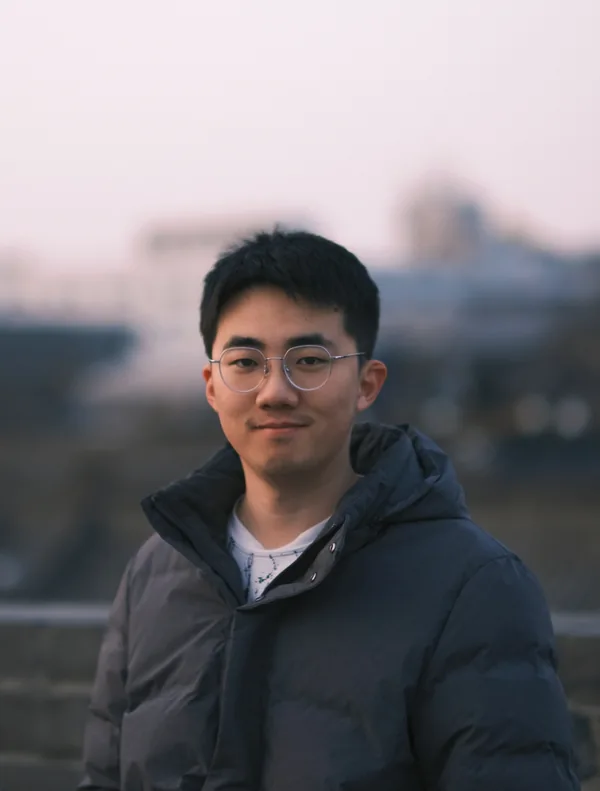
#> input picture assets/img/profile.webp, 600 x 791 px, found by its file name
$ python gen_artwork.py
#> lines starting #> are read from the running program, lines starting #| are printed output that depends on the picture
"""Generate zine-poster style artwork for the homepage.

Style rules (from gc-minimal-zine-poster):
aged paper · 70-90% negative space · one small cobalt anchor ·
serif/typewriter microtext · xerox/riso/halftone print defects ·
quiet editorial mood.

Outputs (into assets/img/):
  plate-sun.webp          3:5 paper plate, cobalt disc + orbit dots
  plate-drift.webp        3:5 paper plate, drifting words + small disc
  portrait-halftone.webp  profile photo rendered as a real halftone specimen
"""
import math
import random

import numpy as np
from PIL import Image, ImageDraw, ImageFilter, ImageFont, ImageOps

PAPER = (243, 238, 227)
INK = (38, 35, 25)
COBALT = (37, 65, 224)
MONO = "tools/fonts/IBMPlexMono-Regular.ttf"


def paper(w, h, seed):
#> called with w = 900, h = 1500, seed = 3
    rng = np.random.default_rng(seed)
    base = np.full((h, w, 3), PAPER, dtype=np.float32)
    low = rng.random((h // 24 + 2, w // 24 + 2)).astype(np.float32)
    low = np.asarray(
        Image.fromarray((low * 255).astype(np.uint8)).resize((w, h), Image.BICUBIC),
        dtype=np.float32,
    ) / 255.0
    mottle = (low - 0.5) * 13.0
    grain = rng.normal(0, 3.0, (h, w)).astype(np.float32)
    for c in range(3):
        base[..., c] += mottle + grain
    return Image.fromarray(np.clip(base, 0, 255).astype(np.uint8), "RGB")


def add_grain(img, sigma=2.4, seed=1):
    rng = np.random.default_rng(seed)
    a = np.asarray(img).astype(np.float32)
    noise = rng.normal(0, sigma, a.shape[:2])[..., None]
    return Image.fromarray(np.clip(a + noise, 0, 255).astype(np.uint8), img.mode)


def tracked(draw, pos, text, font, fill, tracking=4):
    x, y = pos
    for ch in text:
        draw.text((x, y), ch, font=font, fill=fill)
        x += font.getlength(ch) + tracking
    return x


def cobalt_disc(size, r, seed):
    """Cobalt disc with riso speckle and a halftone fade toward the bottom."""
#> called with size = 900, r = 195, seed = 5
    rng = np.random.default_rng(seed)
    disc = Image.new("RGBA", (size, size), (0, 0, 0, 0))
#> disc: PIL image 900x900 RGBA; every value is 0
    dd = ImageDraw.Draw(disc)
    dd.ellipse([size / 2 - r, size / 2 - r, size / 2 + r, size / 2 + r], fill=COBALT + (255,))
    a = np.asarray(disc).astype(np.float32)
    speckle = rng.normal(0, 9.0, (size, size))[..., None]
    a[..., :3] = np.clip(a[..., :3] + speckle, 0, 255)
    # halftone fade: punch paper holes that grow toward the bottom
    yy, xx = np.mgrid[0:size, 0:size]
    inside = (xx - size / 2) ** 2 + (yy - size / 2) ** 2 <= r**2
    t = np.clip((yy - (size / 2 - r * 0.1)) / (r * 1.1), 0, 1)
    cell = 11
    phase = ((xx % cell) - cell / 2) ** 2 + ((yy % cell) - cell / 2) ** 2
    hole = phase <= (cell * 0.52 * t) ** 2
    a[..., 3] = np.where(inside & hole & (t > 0.25), 0, a[..., 3])
    return Image.fromarray(a.astype(np.uint8), "RGBA")


def plate_sun():
    random.seed(11)
    W, H = 900, 1500
    im = paper(W, H, seed=3).convert("RGBA")
    cx, cy, r = 452, 585, 195

    d = ImageDraw.Draw(im, "RGBA")
    # misregistered ink ring (the plate shifted on the press)
    d.ellipse([cx - r + 8, cy - r + 6, cx + r + 8, cy + r + 6], outline=INK + (105,), width=3)

    disc = cobalt_disc(W, r, seed=5)
    im.alpha_composite(disc, (0, cy - W // 2))

    d = ImageDraw.Draw(im, "RGBA")
    # sparse orbit of dots
    for _ in range(34):
        ang = random.uniform(0, 2 * math.pi)
        rr = random.uniform(258, 345)
        x, y = cx + rr * math.cos(ang), cy + rr * 1.16 * math.sin(ang)
        col = COBALT + (225,) if random.random() < 0.12 else INK + (random.randint(55, 135),)
        dr = random.uniform(1.1, 2.7)
        d.ellipse([x - dr, y - dr, x + dr, y + dr], fill=col)

    f_l = ImageFont.truetype(MONO, 21)
    f_s = ImageFont.truetype(MONO, 17)
    tracked(d, (66, 72), "PLATE 2 · A STUDY IN COBALT", f_l, INK + (205,), 6)
    tracked(d, (66, H - 112), "YEAN CHENG — NOTES ON INTELLIGENCE", f_s, INK + (150,), 5)
    tracked(d, (W - 150, H - 112), "№ 02", f_s, INK + (150,), 4)

    im = im.filter(ImageFilter.GaussianBlur(0.35))
    im = add_grain(im.convert("RGB"), sigma=2.6, seed=9)
    im.save("assets/img/plate-sun.webp", "WEBP", quality=86, method=6)


def plate_drift():
    random.seed(23)
    W, H = 900, 1500
    im = paper(W, H, seed=8).convert("RGBA")
    cx, cy, r = 615, 420, 92  # small disc, upper-right

    d = ImageDraw.Draw(im, "RGBA")
    d.ellipse([cx - r + 6, cy - r + 5, cx + r + 6, cy + r + 5], outline=INK + (100,), width=2)
    im.alpha_composite(cobalt_disc(W, r, seed=6), (cx - W // 2, cy - W // 2))
#> call 2 of cobalt_disc, with size = 900, r = 92, seed = 6
#> in cobalt_disc (call 2), `a = np.asarray(disc).astype(np.float32)`:
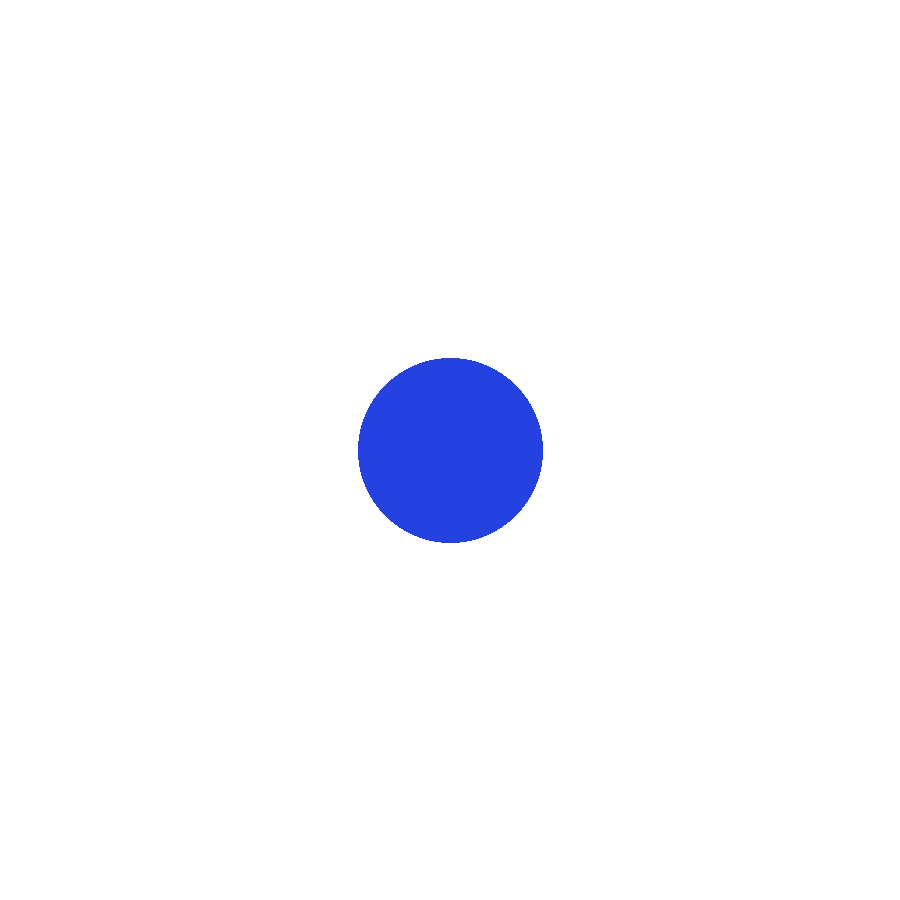
#> a: shape (900, 900, 4) float32; mean R, G, B, A 1.2, 2.2, 7.4, 8.5; transparent parts drawn white

    # words rising from the bottom, gathering into the cobalt disc
    words = ["3D", "quant", "vision", "coding", "agent"]
    f = ImageFont.truetype(MONO, 46)
    x, y = 150.0, 1120.0
    for i, w in enumerate(words):
        alpha = min(95 + i * 30, 220)  # darker as they rise
        layer = Image.new("RGBA", (380, 100), (0, 0, 0, 0))
        ImageDraw.Draw(layer).text((10, 10), w, font=f, fill=INK + (alpha,))
        layer = layer.rotate(random.uniform(-3.5, 3.5), expand=True, resample=Image.BICUBIC)
        im.alpha_composite(layer, (int(x), int(y)))
        x += 92 + (i % 2) * 36
        y -= 132
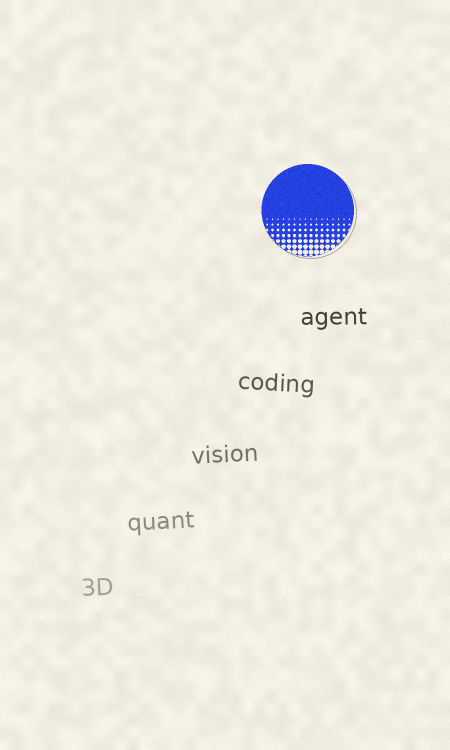
#> im: PIL image 900x1500 RGBA (shown at 1/2 size); mean R, G, B, A 238.1, 233.7, 225.7, 254.9; transparent parts drawn white
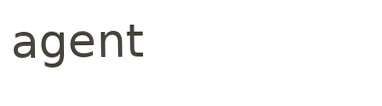
#> layer: PIL image 382x106 RGBA; mean R, G, B, A 1.7, 1.6, 1.1, 7.9; transparent parts drawn white
#> after the loop, x = 682; y = 460

    f_l = ImageFont.truetype(MONO, 21)
    f_s = ImageFont.truetype(MONO, 17)
    tracked(d, (66, 72), "PLATE 1 · DRIFT", f_l, INK + (205,), 6)
    tracked(d, (66, H - 112), "AFTER A LONG TRAINING RUN", f_s, INK + (150,), 5)
    tracked(d, (W - 150, H - 112), "№ 01", f_s, INK + (150,), 4)

    im = im.filter(ImageFilter.GaussianBlur(0.35))
    im = add_grain(im.convert("RGB"), sigma=2.6, seed=4)
    im.save("assets/img/plate-drift.webp", "WEBP", quality=86, method=6)


def torn_edge_mask(w, h, seed=31):
    """Jittered perimeter polygon as alpha mask — a hand-torn clipping."""
    random.seed(seed)
    pts = []
    steps = 26
    for i in range(steps + 1):  # top, left→right
        pts.append((w * i / steps, random.uniform(0, 7)))
    for i in range(1, steps + 1):  # right
        pts.append((w - random.uniform(0, 7), h * i / steps))
    for i in range(1, steps + 1):  # bottom
        pts.append((w - w * i / steps, h - random.uniform(0, 7)))
    for i in range(1, steps):  # left
        pts.append((random.uniform(0, 7), h - h * i / steps))
    mask = Image.new("L", (w, h), 0)
    ImageDraw.Draw(mask).polygon(pts, fill=255)
    return mask.filter(ImageFilter.GaussianBlur(0.6))


def portrait_cobalt():
    """Two-color screenprint portrait: flat paper / cobalt / ink tint bands.

    The source photo is very low-key, so a dot screen collapses into a blob.
    Posterized flat tints — like a layered screenprint — keep the face in
    paper and light cobalt while the dark jacket becomes solid print ink.
    """
    src = Image.open("assets/img/profile.webp").convert("L")
    w0, h0 = src.size
#> w0 = 600; h0 = 791
    # crop to head & shoulders so the subject fills the frame
    src = src.crop((int(w0 * 0.16), int(h0 * 0.10), int(w0 * 0.86), int(h0 * 0.84)))
#> src: PIL image 420x585 L
    # supersample: render at 2x, downscale at the end for smooth print edges
    src = src.resize((src.width * 2, src.height * 2), Image.LANCZOS)
#> src: PIL image 840x1170 L
    w, h = src.size
#> w = 840; h = 1170
    px = np.asarray(src, dtype=np.float32) / 255.0
    px = np.clip(px**0.45, 0, 1)  # strong lift for the low-key photo
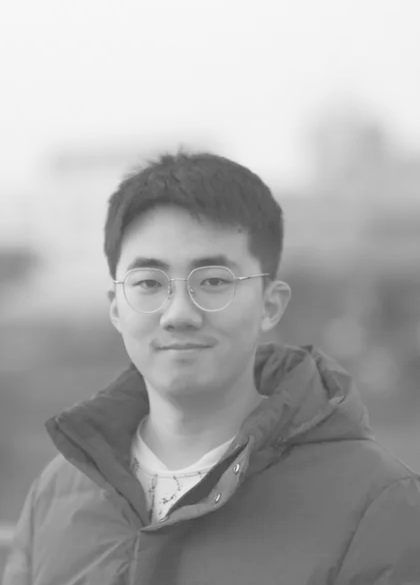
#> px: shape (1170, 840) float32 (shown at 1/2 size); min 0.233, max 0.969, mean 0.667
    lo, hi = np.percentile(px, 2), np.percentile(px, 98)
#> lo = 0.345; hi = 0.968
    px = np.clip((px - lo) / (hi - lo), 0, 1)
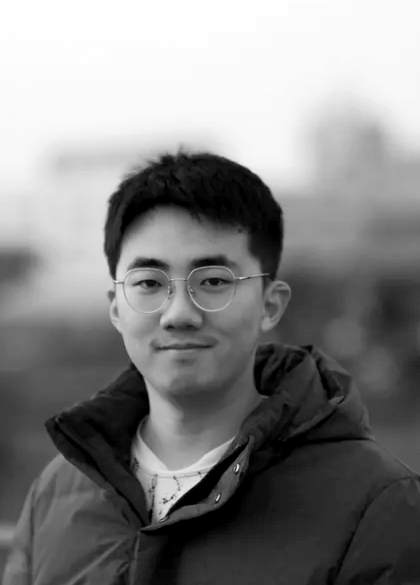
#> px: shape (1170, 840) float32 (shown at 1/2 size); min 0, max 1, mean 0.517

    # flatten photographic texture into print-like shapes, but keep features
    sm = Image.fromarray((px * 255).astype(np.uint8), "L")
    sm = sm.filter(ImageFilter.MedianFilter(5)).filter(ImageFilter.GaussianBlur(0.9))
    a = np.asarray(sm, dtype=np.float32) / 255.0
#> a: shape (1170, 840) float32

    # soft-graded bands of ink
    band_ink = np.clip((0.25 - a) / 0.09, 0, 1) * 0.88          # deep shadow → black ink
    band_deep = np.clip((0.52 - a) / 0.10, 0, 1) * np.clip((a - 0.20) / 0.10, 0, 1) * 0.55
    band_light = np.clip((0.76 - a) / 0.10, 0, 1) * np.clip((a - 0.46) / 0.10, 0, 1) * 0.20
    cobalt_amt = np.clip(band_deep + band_light, 0, 1)

    paper_arr = np.array(PAPER, dtype=np.float32)
    cobalt_arr = np.array(COBALT, dtype=np.float32)
    ink_arr = np.array(INK, dtype=np.float32)
    out = paper_arr[None, None, :] * (1 - np.clip(cobalt_amt + band_ink, 0, 1)[..., None])
    out = out + cobalt_arr[None, None, :] * cobalt_amt[..., None]
    out = out + ink_arr[None, None, :] * band_ink[..., None]
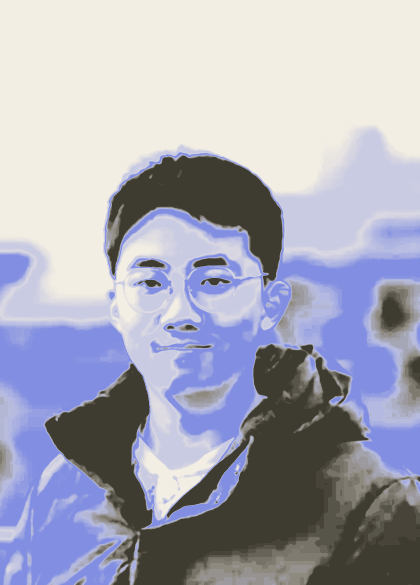
#> out: shape (1170, 840, 3) float32 (shown at 1/2 size); mean of channels 0, 1, 2 168.9, 169.8, 182.5; drawn as R, G, B

    # ink line pass: outline eyes / glasses / jaw so the face reads clearly
    ed = sm.filter(ImageFilter.FIND_EDGES)
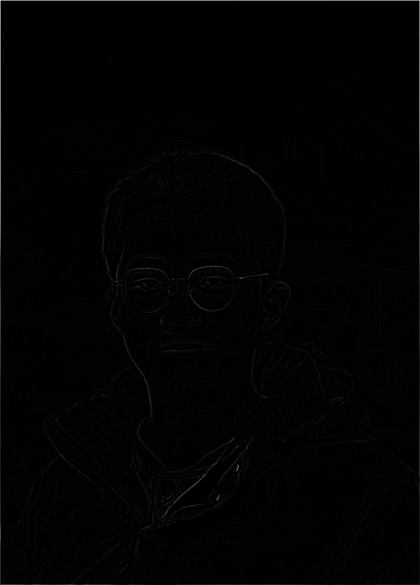
#> ed: PIL image 840x1170 L (shown at 1/2 size); min 0, max 255, mean 2
    ea = np.asarray(ed, dtype=np.float32) / 255.0
    ea = np.clip((ea - 0.14) / 0.18, 0, 1) ** 1.3 * 0.6
    # keep the line work on the subject, fade it out in the background
    yy, xx = np.mgrid[0:h, 0:w]
    dist2 = ((xx - 0.5 * w) / (0.55 * w)) ** 2 + ((yy - 0.45 * h) / (0.62 * h)) ** 2
    ea = ea * np.clip(1.3 - dist2, 0, 1)
    out = out * (1 - ea[..., None]) + ink_arr[None, None, :] * ea[..., None]

    img = Image.fromarray(np.clip(out, 0, 255).astype(np.uint8), "RGB")
    img = img.resize((w // 2, h // 2), Image.LANCZOS)  # downscale from supersample

    img = add_grain(img, sigma=3.2, seed=2).convert("RGBA")
    img.putalpha(torn_edge_mask(w // 2, h // 2))
    img.save("assets/img/portrait-cobalt.webp", "WEBP", quality=88, method=6)


if __name__ == "__main__":
    plate_sun()
    plate_drift()
    portrait_cobalt()
    print("done")

$ run again, with assets/img/portrait-halftone.webp copied over assets/img/profile.webp
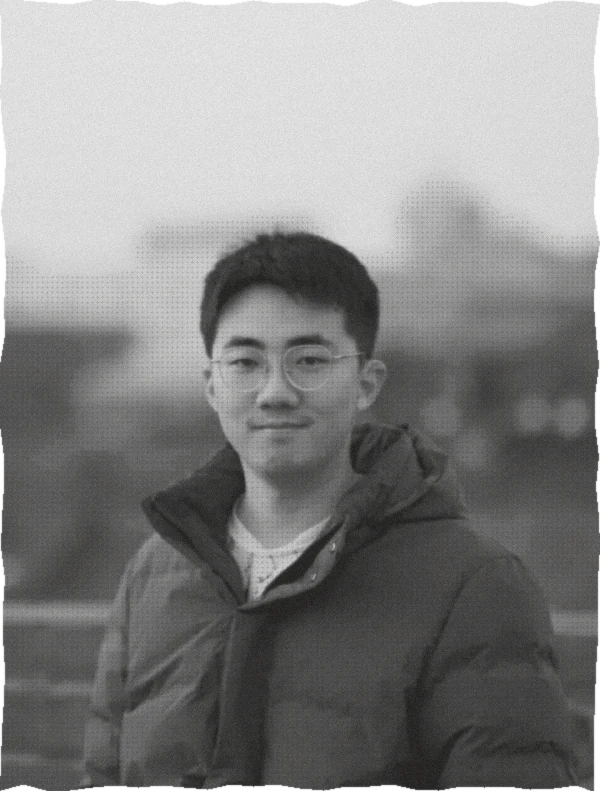
#> input picture assets/img/portrait-halftone.webp, 600 x 791 px, found by its file name
#> disc: PIL image 900x900 RGBA; every value is 0
#> after the loop in plate_drift, `for i, w in enumerate(words):`: x = 682; y = 460
#> in portrait_cobalt, `px = np.clip(px**0.45, 0, 1)`:
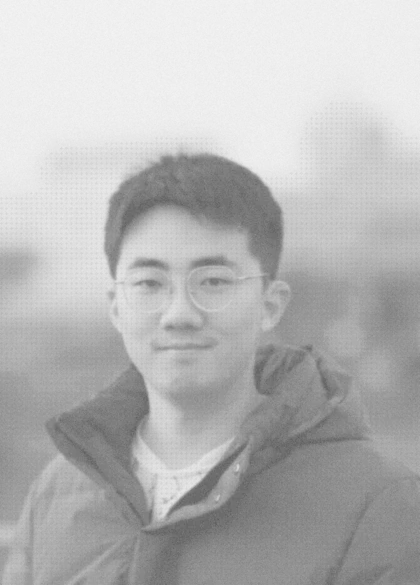
#> px: shape (1170, 840) float32 (shown at 1/2 size); min 0.345, max 0.968, mean 0.722
#> lo = 0.449; hi = 0.945
#> in portrait_cobalt, `out = out + ink_arr[None, None, :] * band_ink[..., None]`:
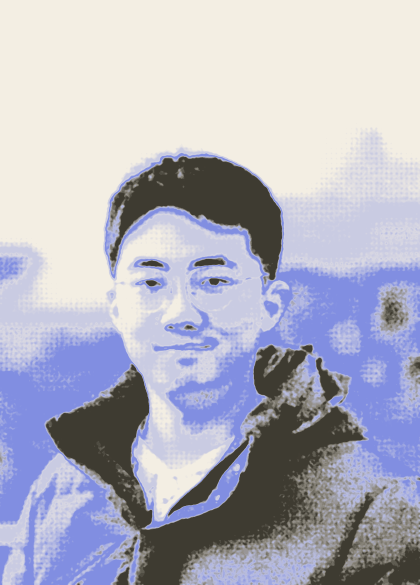
#> out: shape (1170, 840, 3) float32 (shown at 1/2 size); mean of channels 0, 1, 2 179, 180.1, 192.5; drawn as R, G, B
